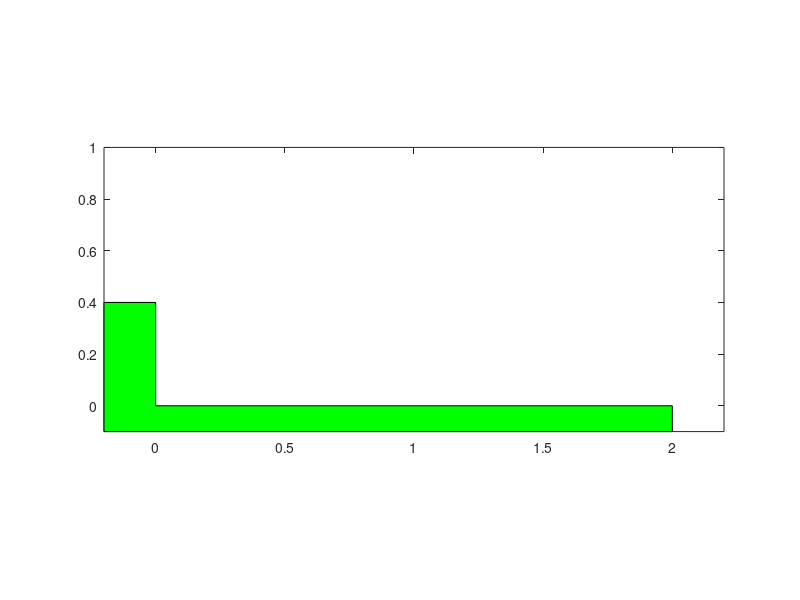

Write the MATLAB code that produced this figure. (Note: this script raises an error after producing the figure.)
clc;clear all;close all;
window=figure('name','spring_mass');
set(window,'numbertitle','off','color','w','menubar','none','resize','off');
fill([-0.2 2 2 0 0 -0.2 -0.2],[-0.1 -0.1 0 0 0.4 0.4 -0.1],'g');
axis equal;
axis([-0.2 2.2 -.1 1]);
[T,Y]=ode45(@navasan,0:0.01:30,[0.6 0]);
hold on;
axis off
x4=0:0.01:1;
spring=plot(x4,0.05.*sin(80.*x4)+0.2);
mass=fill([0.7 1.3 1.3 0.7],[0.1 0.1 0.3 0.3],'k');
theta=0:0.01:pi/2;
t=0:0.01:2*pi;
x1=[0 0.05 0.05*cos(theta) 0];
y1=[0 0 0.05*sin(theta) 0.05];
x2=[0 -0.05 0.05*cos(theta+pi) 0];
y2=[0 0 0.05*sin(theta+pi) -0.05];
x3=1+0.05*cos(t);
y3=0.05+0.05*sin(t);
wheel1=fill(x1,y1,'k');
wheel2=fill(x2,y2,'k');
wheel3=plot(x3,y3);
for ii=1:length(T)
    set(mass,'xdata',[0.7 1.3 1.3 0.7]+Y(ii,1))
    set(wheel1,'xdata',x1*cos(-Y(ii,1)/0.05)-y1*sin(-Y(ii,1)/0.05)+1+Y(ii,1),'ydata',...
        x1*sin(-Y(ii,1)/0.05)+y1*cos(-Y(ii,1)/0.05)+0.05);
    set(wheel2,'xdata',x2*cos(-Y(ii,1)/0.05)-y2*sin(-Y(ii,1)/0.05)+1+Y(ii,1),'ydata',...
        x2*sin(-Y(ii,1)/0.05)+y2*cos(-Y(ii,1)/0.05)+0.05);
    set(wheel3,'xdata',1+0.05*cos(t)+Y(ii,1));
    set(spring,'xdata',x4*(0.7+Y(ii,1)));
  

    pause(0.01);
end
